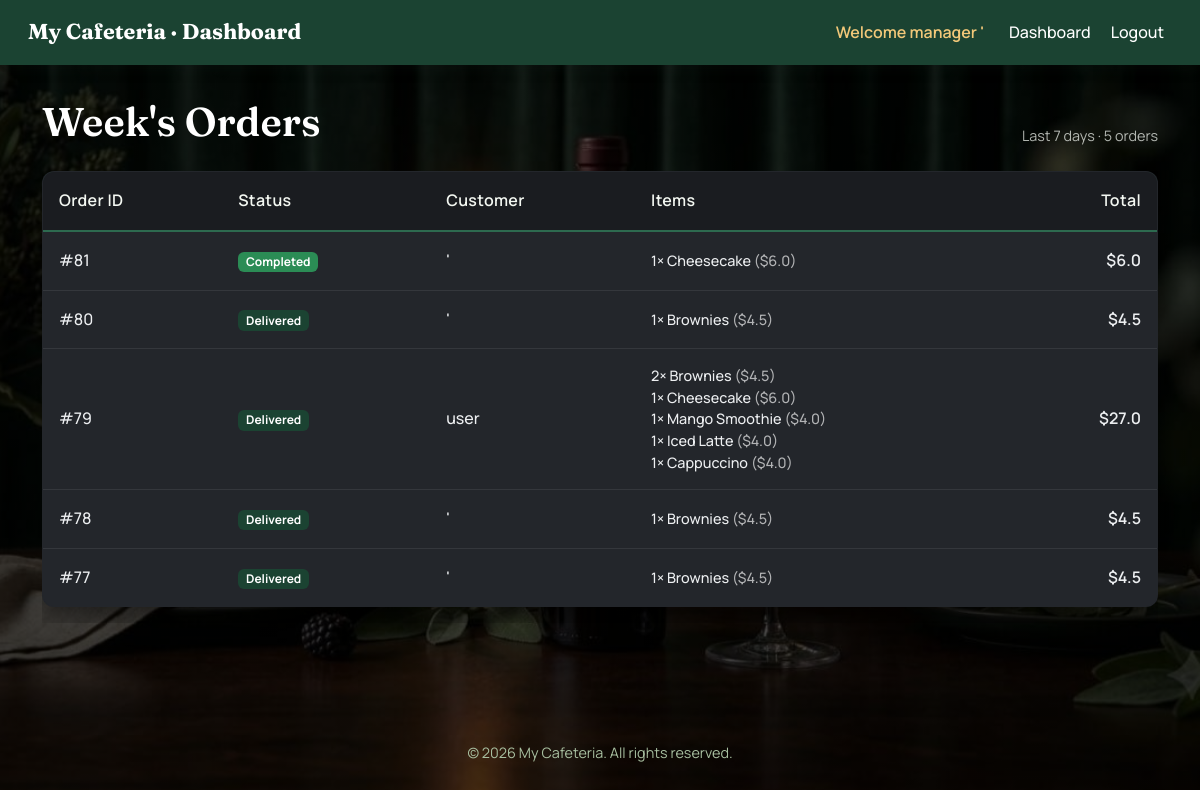
Screenshot of /all_orders (signed in) with the database file from the repository.
### tables this page shows
CREATE TABLE orders (
    id INTEGER PRIMARY KEY AUTOINCREMENT,
    user_id INTEGER NOT NULL,
    total_price REAL NOT NULL CHECK(total_price >= 0),
    status TEXT NOT NULL CHECK(status IN ('pending', 'preparing', 'completed', 'delivered')),
    created_at DATETIME DEFAULT CURRENT_TIMESTAMP,
    reviewed BOOLEAN DEFAULT FALSE CHECK(reviewed IN (TRUE, FALSE)),
    FOREIGN KEY (user_id) REFERENCES users(id)
);

CREATE TABLE users (
    id INTEGER PRIMARY KEY AUTOINCREMENT,
    user_name TEXT NOT NULL UNIQUE,
    password_hash TEXT NOT NULL,
    role TEXT NOT NULL DEFAULT 'user' CHECK(role IN ('admin', 'user')),
    points INTEGER DEFAULT 0,
    created_at DATETIME DEFAULT CURRENT_TIMESTAMP
);

CREATE TABLE order_items (
    id INTEGER PRIMARY KEY AUTOINCREMENT,
    order_id INTEGER NOT NULL,
    menu_item_id INTEGER NOT NULL,
    quantity INTEGER NOT NULL CHECK(quantity > 0),
    price REAL NOT NULL CHECK(price >= 0),
    created_at DATETIME DEFAULT CURRENT_TIMESTAMP,
    FOREIGN KEY (order_id) REFERENCES orders(id),
    FOREIGN KEY (menu_item_id) REFERENCES menu_items(id)
);

CREATE TABLE menu_items (
    id INTEGER PRIMARY KEY AUTOINCREMENT,
    name TEXT NOT NULL unique,
    description TEXT,
    price REAL NOT NULL CHECK(price >= 0),
    category TEXT NOT NULL CHECK(category IN ('main', 'drinks', 'dessert')),
    created_at DATETIME DEFAULT CURRENT_TIMESTAMP,
    is_available BOOLEAN DEFAULT TRUE CHECK(is_available IN (TRUE, FALSE))
);

### app.py (the view)
@app.route("/all_orders")
@login_required
@admin_required
def all_orders():
    orders = db.execute("SELECT orders.id, orders.status, orders.total_price, users.user_name FROM orders " \
    "JOIN users ON orders.user_id = users.id " \
    "WHERE orders.created_at >= DATE('now', '-7 days') ORDER BY orders.created_at DESC ")
    for order in orders:
        order_items = db.execute("SELECT menu_items.name, order_items.price, order_items.quantity FROM order_items JOIN menu_items ON order_items.menu_item_id = menu_items.id WHERE order_items.order_id = ?", order['id'])
        order['items'] = order_items
    return render_template("all_orders.html", orders=orders)

### app.py (called while the page is built)
@app.context_processor
def inject_flash_helpers():
    def flash_class(category):
        mapping = {
            "success": "success",
            "warning": "warning",
            "info": "info",
            "danger": "danger",
            "error": "danger",
        }
        return mapping.get(category or "", "info")
    def format_price(value):
        formatted = f"{float(value):.2f}"
        return formatted.rstrip("0").rstrip(".")
    return {"flash_class": flash_class, "format_price": format_price}

def login_required(func):
    @wraps(func)
    def decorator(*args, **kwargs):
        if session.get("user_id") is None:
            flash('you need to login first!', 'warning')
            return redirect("/login")
        return func(*args, **kwargs)
    return decorator

def admin_required(func):
    @wraps(func)
    def decorator_func(*args, **kwargs):
        if session.get("role") != "admin":
            flash('NOT ALLOWED', 'danger')
            return redirect("/")
        return func(*args, **kwargs)
    return decorator_func

### templates/all_orders.html (shortened to what this page needs)
{% extends "dashboard.html" %}
{% block content %}
<section class="admin-page orders-admin-page">
    <div class="container">
        <div class="d-flex justify-content-between align-items-end flex-wrap gap-2 mb-4">
            <h1 class="mb-0">Week's Orders</h1>
            <span class="orders-summary-note">Last 7 days &middot; {{ orders|length }} order{{ 's' if orders|length != 1 else '' }}</span>
        </div>
        <div class="table-responsive">
            <table class="table align-middle">
                <thead>
                    <tr>
                        <th>Order ID</th>
                        <th>Status</th>
                        <th>Customer</th>
                        <th>Items</th>
                        <th class="text-end">Total</th>
                    </tr>
                </thead>
                <tbody>
                    {% if orders|length == 0 %}
                        <tr>
                            <td colspan="5" class="text-center py-4">No orders found in the last 7 days.</td>
                        </tr>
                    {% else %}
                        {% for order in orders %}
                        <tr>
                            <td>#{{ order.id }}</td>
                            <td>
                                {% if order.status == 'pending' %}
                                    <span class="badge bg-warning text-dark">Pending</span>
                                {% elif order.status == 'preparing' %}
                                    <span class="badge bg-info">Preparing</span>
                                {% elif order.status == 'completed' %}
                                    <span class="badge bg-success">Completed</span>
                                {% elif order.status in ['delivered', 'delivered'] %}
                                    <span class="badge bg-primary">Delivered</span>
                                {% else %}
                                    <span class="badge bg-secondary">{{ order.status|capitalize }}</span>
                                {% endif %}
                            </td>
                            <td>{{ order.user_name }}</td>
                            <td class="order-items-cell">
                                {% for item in order['items'] %}
                                    <div>{{ item['quantity'] }}&times; {{ item['name'] }} <span class="order-item-price">(${{ item['price'] }})</span></div>
                                {% endfor %}
                            </td>
                            <td class="text-end fw-semibold">${{ order.total_price }}</td>
                        </tr>
                        {% endfor %}
                    {% endif %}
                </tbody>
            </table>
        </div>
    </div>
</section>
{% endblock %}

### static/style.css (style rules this page uses)
:root { --color-primary: #1B4332; --color-primary-light: #2D6A4F; --color-primary-dark: #0D2818; --color-secondary: #7C9473; --color-secondary-light: #A8BFA0; --color-secondary-dark: #5A7052; --color-background: #0B3541; --color-surface: #C6D4B0; --color-card: #FFFFFF; --color-card-border: #A9BC8E; --color-card-muted: #DDD2B9; --color-navy: #16213E; --color-text: #1C2A20; --color-text-muted: #5B6B5C; --color-text-on-primary: #FFFFFF; --color-accent: #7485b43f; --color-accent-light: #64ca8f94; --color-accent-dark: #3c446b; --color-success: #2B8C55; --color-warning: #C1682F; --color-danger: #B3403A; --color-info: #3E6FA0; --shadow-sm: 0 1px 3px rgba(28, 42, 32, 0.10); --shadow-md: 0 4px 14px rgba(28, 42, 32, 0.16); --radius-sm: 6px; --radius-md: 12px; --font-heading: 'Fraunces', Georgia, serif; --font-body: 'Manrope', -apple-system, BlinkMacSystemFont, "Segoe UI", sans-serif; --glass-bg: linear-gradient(135deg, rgba(255,255,255,0.09), rgba(255,255,255,0.03)); --glass-border: rgba(255, 255, 255, 0.26); --glass-blur: blur(16px) saturate(160%); --glass-shadow: 0 8px 32px rgba(0, 0, 0, 0.35), inset 0 1px 0 rgba(255,255,255,0.14); --glass-shadow-hover: 0 14px 44px rgba(0, 0, 0, 0.45), inset 0 1px 0 rgba(255,255,255,0.18); --color-text-glass: #F3F7F1; --color-text-glass-muted: rgba(243, 247, 241, 0.72); --color-neon: #34E3A1; --color-neon-glow: rgba(52, 227, 161, 0.55); --color-neon-glow-soft: rgba(52, 227, 161, 0.28); --glass-input-bg: rgba(0, 0, 0, 0.28); --glass-input-border: rgba(255, 255, 255, 0.30); --color-label: #20afb4; }
* { box-sizing: border-box; }
body { margin: 0; background-image: linear-gradient(rgba(0, 0, 0, 0.7), rgba(0, 0, 0, 0.7)), url('images/B.jpg'); background-size: cover; background-position: center; background-repeat: no-repeat; background-attachment: fixed; color: var(--color-text-on-primary); font-family: var(--font-body); line-height: 1.6; }
h1, h2, h3, h4, h5, h6 { font-family: var(--font-heading); color: var(--color-text-on-primary); font-weight: 600; line-height: 1.25; }
table { width: 100%; border-collapse: collapse; background-color: var(--color-card); border-radius: var(--radius-md); overflow: hidden; box-shadow: var(--shadow-sm); color: var(--color-text); }
thead { background-color: var(--color-primary); color: var(--color-text-on-primary); }
th, td { padding: 0.75rem 1rem; text-align: left; border-bottom: 1px solid var(--color-card-border); }
tbody tr:last-child td { border-bottom: none; }
.badge.bg-primary { background-color: var(--color-primary) !important; }
.badge.bg-success { background-color: var(--color-success) !important; }
.reservations-page, .orders-admin-page, .menu-management-page { padding-top: 2rem; padding-bottom: 3rem; }
.reservations-page table, .reservations-page table tr, .reservations-page table td, .orders-admin-page table, .orders-admin-page table tr, .orders-admin-page table td, .menu-management-page table, .menu-management-page table tr, .menu-management-page table td { background-color: #23262B !important; color: #EDEFF1 !important; font-weight: 500; }
.reservations-page table thead th, .orders-admin-page table thead th, .menu-management-page table thead th { background-color: #1A1C20 !important; color: #F3F7F1 !important; font-weight: 600; letter-spacing: 0.02em; border-bottom: 2px solid var(--color-primary-light) !important; }
.reservations-page table, .orders-admin-page table, .menu-management-page table { border: 1px solid rgba(255, 255, 255, 0.08) !important; border-radius: var(--radius-md) !important; box-shadow: 0 10px 26px rgba(0, 0, 0, 0.45) !important; overflow: hidden; }
.reservations-page th, .reservations-page td, .orders-admin-page th, .orders-admin-page td, .menu-management-page th, .menu-management-page td { border-bottom: 1px solid rgba(255, 255, 255, 0.08) !important; padding: 1rem !important; }
.orders-summary-note, .text-glass-muted { color: var(--color-text-glass-muted); font-size: 0.9rem; }
.order-items-cell { font-size: 0.9rem; line-height: 1.5; }
.order-items-cell .order-item-price { color: rgba(255, 255, 255, 0.65); }
.admin-page { padding-top: 2rem; padding-bottom: 3rem; }

### rows the page displays
orders: id "81", status "Completed", user_name "'", total_price "6.0"
order_items: quantity "1", name "Cheesecake", price "6.0"
orders: id "80", status "Delivered", user_name "'", total_price "4.5"
order_items: quantity "1", name "Brownies", price "4.5"
orders: id "79", status "Delivered", user_name "user", total_price "27.0"
order_items: quantity "2", name "Brownies", price "4.5"
order_items: quantity "1", name "Cheesecake", price "6.0"
order_items: quantity "1", name "Mango Smoothie", price "4.0"
order_items: quantity "1", name "Iced Latte", price "4.0"
order_items: quantity "1", name "Cappuccino", price "4.0"
orders: id "78", status "Delivered", user_name "'", total_price "4.5"
order_items: quantity "1", name "Brownies", price "4.5"
orders: id "77", status "Delivered", user_name "'", total_price "4.5"
order_items: quantity "1", name "Brownies", price "4.5"

### other values shown
{{ session['user_name'] }} "'"
{{ orders|length }} "5"
{{ 's' if orders|length != 1 else '' }} "s"
